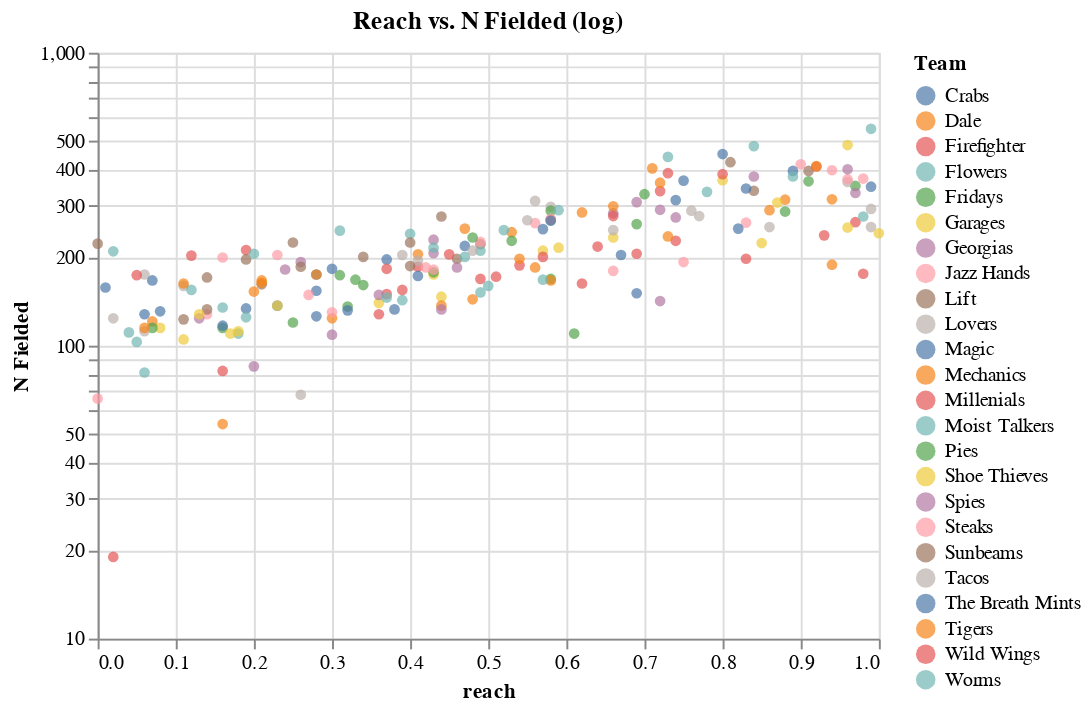

The cell this chart's notebook holds for it:
### Code cell
chart_log = (
    alt.Chart(fielded_with_attributes, title="Reach vs. N Fielded (log)")
    .mark_circle()
    .encode(
        x="reach",
        y=alt.Y("N Fielded", scale=alt.Scale(type="log")),
        tooltip=["Name", "reach", "N Fielded", "Team"],
        color="Team",
    )
).add_selection(selection)
chart_log

### Figure 1 — Vega-Lite specification as saved in the notebook (floating-point values rounded to 4 significant figures; data arrays with more than 128 entries replaced by an {"elided": "..."} marker saying what was removed)
{"config": {"view": {"continuousWidth": 400, "continuousHeight": 300}}, "data": {"name": "data-cb8c31686a271206a8bb5865c887993c"}, "mark": "circle", "encoding": {"color": {"field": "Team", "type": "nominal"}, "tooltip": [{"field": "Name", "type": "nominal"}, {"field": "reach", "type": "quantitative"}, {"field": "N Fielded", "type": "quantitative"}, {"field": "Team", "type": "nominal"}], "x": {"field": "reach", "type": "quantitative"}, "y": {"field": "N Fielded", "scale": {"type": "log"}, "type": "quantitative"}}, "selection": {"selector001": {"type": "multi", "fields": ["Team"], "bind": "legend"}}, "title": "Reach vs. N Fielded (log)", "$schema": "https://vega.github.io/schema/vega-lite/v4.17.0.json", "datasets": {"data-cb8c31686a271206a8bb5865c887993c": {"elided": "217 records"}}}
